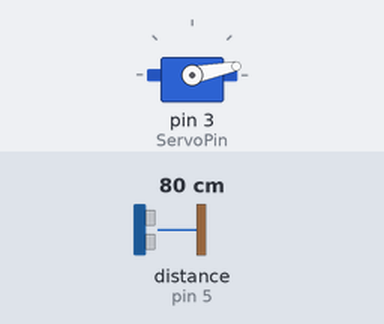
Bench run of a sketch on a simulated Arduino Uno, built with avr-gcc and run on an emulated ATmega328P. Parts: servo. Wiring (inferred from the names in the program): ultrasonic range finder: trigger pin 6; echo pin 5. The test bench sets the inputs (shaded band); at power-on: distance to the obstacle (sensor on pin 5) 80 cm. The echo pulse lasts 58.3 µs per cm; the ROS host is connected and sends only what is stated.

Above: at 1.26 s.
1.3 s: distance to the obstacle (sensor on pin 5) set to 2 cm
At 2.48 s:
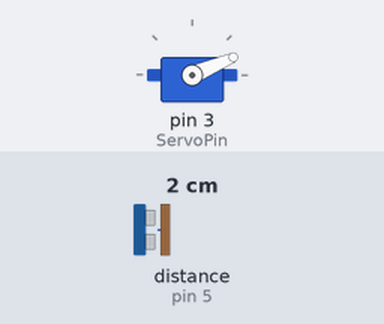
7.3 s: distance to the obstacle (sensor on pin 5) set to 60 cm
At 7.43 s:
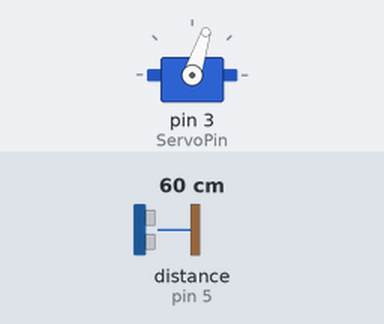
Timing chart, 0 to 22.3 s (numbered marks = the images above; inputs shaded):
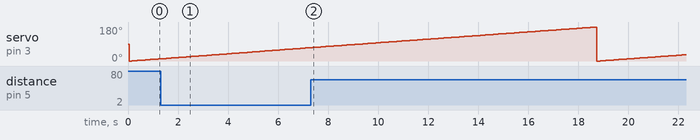

The sketch:

Ultrasonic_Array_Publisher.ino
```cpp
#include<ros.h>
#include<std_msgs/Float32.h>
//#include<std_msgs/Int32.h>

#include <Servo.h>
//#include <std_msgs/Float32MultiArray.h>

//#include<Ultrasonic.h>

ros::NodeHandle nh;

std_msgs::Float32 distance_ultra;
ros::Publisher pub("Distance_Publisher",&distance_ultra);


Servo first_servo;
int echo =5;
int trig = 6;

long duration;
float distance;

float ranges[18];

void setup()
{
int ServoPin = 3;
first_servo.attach(ServoPin);
pinMode(trig,OUTPUT);
pinMode(echo,INPUT);
nh.initNode();
nh.advertise(pub);


}


void loop()
{

    for (int i = 0;i<=180;i=i+1)
    {
      digitalWrite(trig,LOW);
      delay(50);

      digitalWrite(trig,HIGH);
      delayMicroseconds(10);
      digitalWrite(trig,LOW);
      first_servo.write(i);

      duration = pulseIn(echo,HIGH);
      distance = duration*0.034/2;

//      ranges[i/10] = distance;
      distance_ultra.data = distance;
//      seq.data = i;
//      header.publish(&seq);
      pub.publish(&distance_ultra);
      nh.spinOnce();

      delay(50);

    }
//    distance_ultra.data = ranges;


 first_servo.write(0);
}
```
